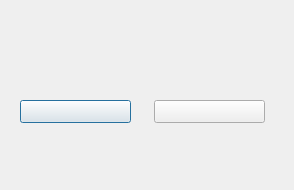
<?xml version="1.0" encoding="UTF-8"?>
<ui version="4.0">
 <class>Dialog</class>
 <widget class="QDialog" name="Dialog">
  <property name="geometry">
   <rect>
    <x>0</x>
    <y>0</y>
    <width>294</width>
    <height>190</height>
   </rect>
  </property>
  <property name="windowTitle">
   <string>Dialog</string>
  </property>
  <widget class="QPushButton" name="push_button_1">
   <property name="geometry">
    <rect>
     <x>20</x>
     <y>100</y>
     <width>111</width>
     <height>23</height>
    </rect>
   </property>
   <property name="text">
    <string/>
   </property>
  </widget>
  <widget class="QPushButton" name="push_button_2">
   <property name="geometry">
    <rect>
     <x>154</x>
     <y>100</y>
     <width>111</width>
     <height>23</height>
    </rect>
   </property>
   <property name="text">
    <string/>
   </property>
  </widget>
  <widget class="QLabel" name="label">
   <property name="geometry">
    <rect>
     <x>120</x>
     <y>70</y>
     <width>47</width>
     <height>13</height>
    </rect>
   </property>
   <property name="text">
    <string/>
   </property>
  </widget>
 </widget>
 <resources/>
 <connections/>
</ui>
